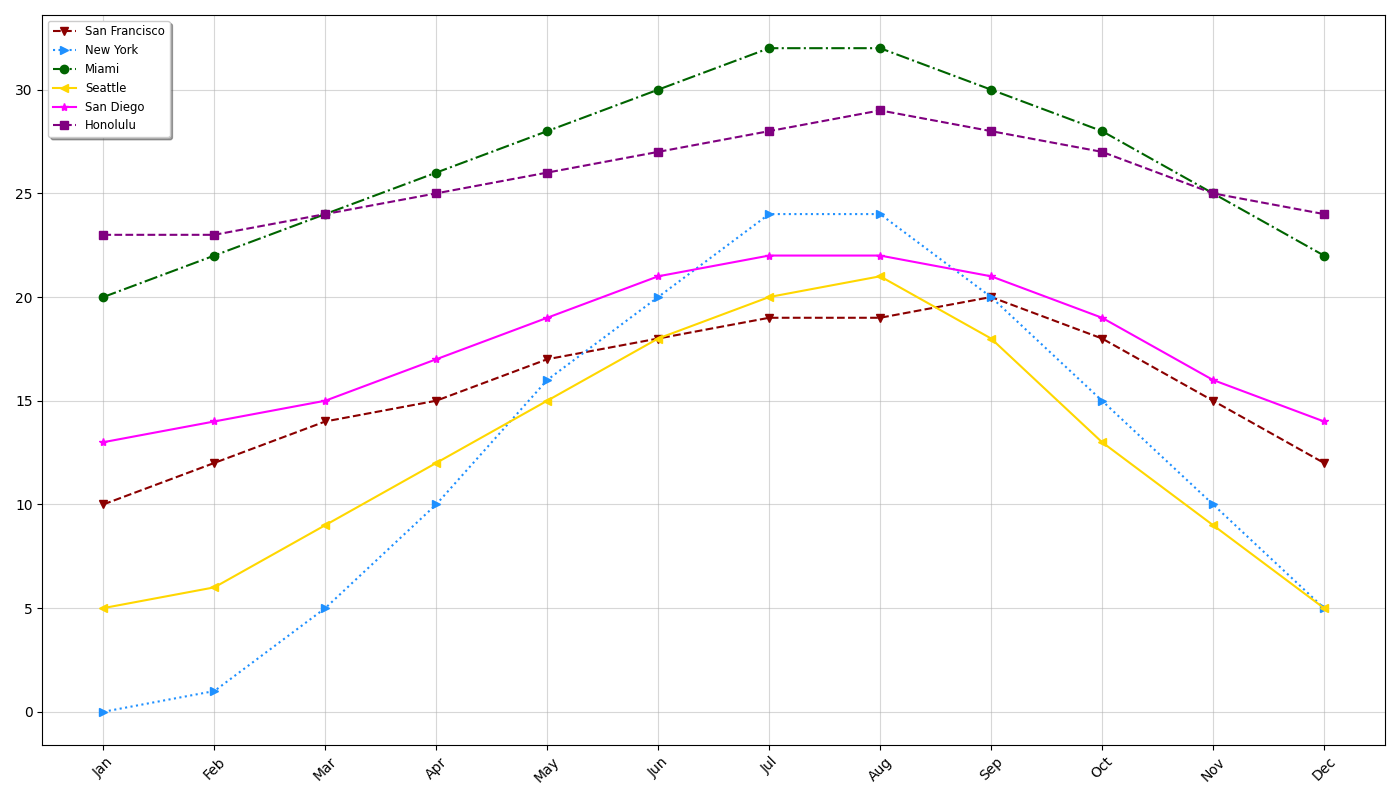

Reproduce this figure in Python.
import matplotlib.pyplot as plt
import numpy as np

months = np.array(['Jan', 'Feb', 'Mar', 'Apr', 'May', 'Jun', 'Jul', 'Aug', 'Sep', 'Oct', 'Nov', 'Dec'])

san_francisco_temps = np.array([10, 12, 14, 15, 17, 18, 19, 19, 20, 18, 15, 12])
new_york_temps = np.array([0, 1, 5, 10, 16, 20, 24, 24, 20, 15, 10, 5])
miami_temps = np.array([20, 22, 24, 26, 28, 30, 32, 32, 30, 28, 25, 22])
seattle_temps = np.array([5, 6, 9, 12, 15, 18, 20, 21, 18, 13, 9, 5])
san_diego_temps = np.array([13, 14, 15, 17, 19, 21, 22, 22, 21, 19, 16, 14])
honolulu_temps = np.array([23, 23, 24, 25, 26, 27, 28, 29, 28, 27, 25, 24])

plt.figure(figsize=(14, 8))

plt.plot(months, san_francisco_temps, marker='v', linestyle='--', color='darkred', label='San Francisco')
plt.plot(months, new_york_temps, marker='>', linestyle=':', color='dodgerblue', label='New York')
plt.plot(months, miami_temps, marker='o', linestyle='-.', color='darkgreen', label='Miami')
plt.plot(months, seattle_temps, marker='<', linestyle='-', color='gold', label='Seattle')
plt.plot(months, san_diego_temps, marker='*', linestyle='-', color='magenta', label='San Diego')
plt.plot(months, honolulu_temps, marker='s', linestyle='--', color='purple', label='Honolulu')

plt.grid(True, linestyle='-', alpha=0.5)

plt.legend(loc='upper left', fontsize='small', shadow=True)
plt.xticks(rotation=45)
plt.tight_layout()

plt.show()
